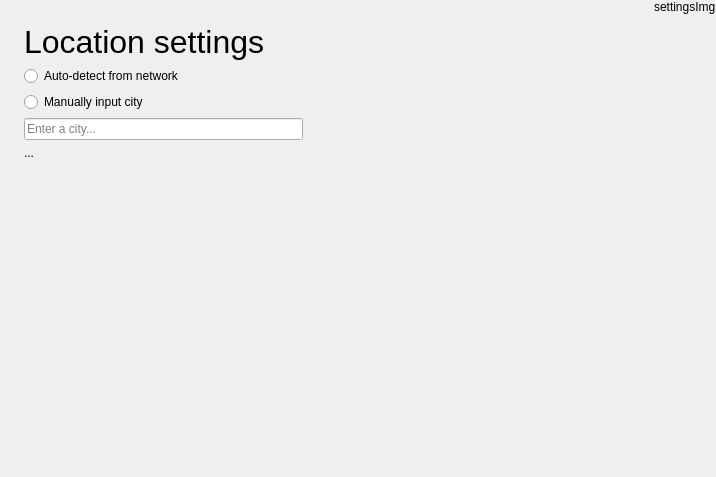
<?xml version="1.0" encoding="UTF-8"?>
<ui version="4.0">
 <class>Settings</class>
 <widget class="QMainWindow" name="Settings">
  <property name="geometry">
   <rect>
    <x>0</x>
    <y>0</y>
    <width>716</width>
    <height>477</height>
   </rect>
  </property>
  <property name="sizePolicy">
   <sizepolicy hsizetype="Expanding" vsizetype="Expanding">
    <horstretch>0</horstretch>
    <verstretch>0</verstretch>
   </sizepolicy>
  </property>
  <property name="windowTitle">
   <string>Settings</string>
  </property>
  <property name="windowIcon">
   <iconset>
    <normaloff>:/assets/images/appicons/64x64.png</normaloff>:/assets/images/appicons/64x64.png</iconset>
  </property>
  <widget class="QWidget" name="centralWidget">
   <layout class="QVBoxLayout" name="verticalLayout_3">
    <property name="leftMargin">
     <number>0</number>
    </property>
    <property name="topMargin">
     <number>0</number>
    </property>
    <property name="rightMargin">
     <number>0</number>
    </property>
    <property name="bottomMargin">
     <number>0</number>
    </property>
    <item>
     <layout class="QHBoxLayout" name="horizontalLayout">
      <property name="spacing">
       <number>16</number>
      </property>
      <item>
       <layout class="QVBoxLayout" name="verticalLayout">
        <property name="leftMargin">
         <number>24</number>
        </property>
        <property name="topMargin">
         <number>24</number>
        </property>
        <property name="rightMargin">
         <number>16</number>
        </property>
        <property name="bottomMargin">
         <number>16</number>
        </property>
        <item>
         <widget class="QLabel" name="label">
          <property name="font">
           <font>
            <pointsize>24</pointsize>
           </font>
          </property>
          <property name="text">
           <string>Location settings</string>
          </property>
         </widget>
        </item>
        <item>
         <widget class="QRadioButton" name="radio_loc_network">
          <property name="text">
           <string>Auto-detect from network</string>
          </property>
          <attribute name="buttonGroup">
           <string notr="true">networkLocationRadioGroup</string>
          </attribute>
         </widget>
        </item>
        <item>
         <widget class="QRadioButton" name="radio_loc_manual">
          <property name="text">
           <string>Manually input city</string>
          </property>
          <attribute name="buttonGroup">
           <string notr="true">networkLocationRadioGroup</string>
          </attribute>
         </widget>
        </item>
        <item>
         <widget class="QLineEdit" name="cityInput">
          <property name="placeholderText">
           <string>Enter a city...</string>
          </property>
         </widget>
        </item>
        <item>
         <widget class="QLabel" name="cityLabel">
          <property name="text">
           <string>...</string>
          </property>
          <property name="wordWrap">
           <bool>true</bool>
          </property>
         </widget>
        </item>
        <item>
         <spacer name="verticalSpacer">
          <property name="orientation">
           <enum>Qt::Vertical</enum>
          </property>
          <property name="sizeHint" stdset="0">
           <size>
            <width>20</width>
            <height>40</height>
           </size>
          </property>
         </spacer>
        </item>
       </layout>
      </item>
      <item>
       <spacer name="horizontalSpacer">
        <property name="orientation">
         <enum>Qt::Horizontal</enum>
        </property>
        <property name="sizeHint" stdset="0">
         <size>
          <width>40</width>
          <height>20</height>
         </size>
        </property>
       </spacer>
      </item>
      <item>
       <layout class="QVBoxLayout" name="verticalLayout_2">
        <item>
         <widget class="QLabel" name="lbl_image">
          <property name="text">
           <string>settingsImg</string>
          </property>
         </widget>
        </item>
        <item>
         <spacer name="verticalSpacer_2">
          <property name="orientation">
           <enum>Qt::Vertical</enum>
          </property>
          <property name="sizeHint" stdset="0">
           <size>
            <width>20</width>
            <height>40</height>
           </size>
          </property>
         </spacer>
        </item>
       </layout>
      </item>
     </layout>
    </item>
   </layout>
  </widget>
 </widget>
 <layoutdefault spacing="6" margin="11"/>
 <resources>
  <include location="assets.qrc"/>
 </resources>
 <connections/>
 <buttongroups>
  <buttongroup name="networkLocationRadioGroup"/>
 </buttongroups>
</ui>
